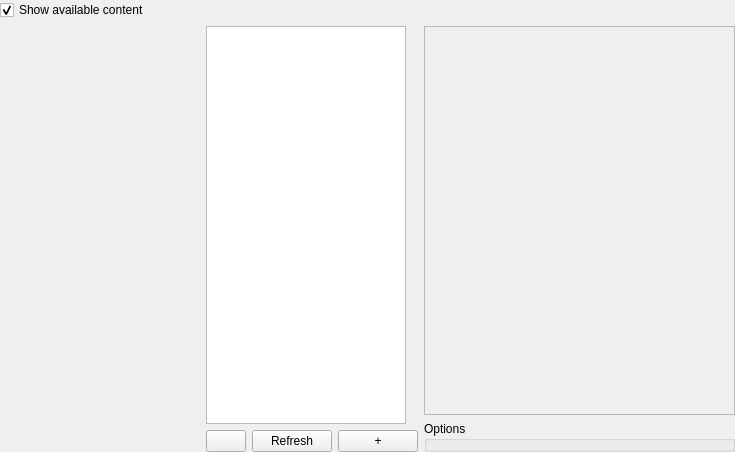
<?xml version="1.0" encoding="UTF-8"?>
<ui version="4.0">
 <class>PanelPicturePreview</class>
 <widget class="QWidget" name="PanelPicturePreview">
  <property name="geometry">
   <rect>
    <x>0</x>
    <y>0</y>
    <width>735</width>
    <height>452</height>
   </rect>
  </property>
  <property name="windowTitle">
   <string>Form</string>
  </property>
  <layout class="QGridLayout" name="gridLayout">
   <property name="leftMargin">
    <number>0</number>
   </property>
   <property name="topMargin">
    <number>0</number>
   </property>
   <property name="rightMargin">
    <number>0</number>
   </property>
   <property name="bottomMargin">
    <number>0</number>
   </property>
   <item row="0" column="0">
    <layout class="QVBoxLayout" name="verticalLayout_4" stretch="0,1">
     <item>
      <widget class="QCheckBox" name="checkBoxContent">
       <property name="text">
        <string>Show available content</string>
       </property>
       <property name="checked">
        <bool>true</bool>
       </property>
      </widget>
     </item>
     <item>
      <layout class="QHBoxLayout" name="horizontalLayout_3" stretch="0,0,1">
       <item>
        <widget class="PanelSuperList" name="widgetPanelIDs" native="true">
         <property name="minimumSize">
          <size>
           <width>200</width>
           <height>0</height>
          </size>
         </property>
         <property name="maximumSize">
          <size>
           <width>200</width>
           <height>16777215</height>
          </size>
         </property>
        </widget>
       </item>
       <item>
        <layout class="QVBoxLayout" name="verticalLayout" stretch="1,0">
         <item>
          <widget class="WidgetSuperTree" name="treeViewAvailableContent">
           <property name="minimumSize">
            <size>
             <width>200</width>
             <height>0</height>
            </size>
           </property>
           <property name="maximumSize">
            <size>
             <width>200</width>
             <height>16777215</height>
            </size>
           </property>
           <attribute name="headerVisible">
            <bool>false</bool>
           </attribute>
          </widget>
         </item>
         <item>
          <layout class="QHBoxLayout" name="horizontalLayout" stretch="1,0,1">
           <item>
            <widget class="QPushButton" name="pushButtonMove">
             <property name="maximumSize">
              <size>
               <width>16777215</width>
               <height>22</height>
              </size>
             </property>
             <property name="text">
              <string/>
             </property>
             <property name="icon">
              <iconset resource="../ressources.qrc">
               <normaloff>:/icons/Ressources/big_arrow_left.png</normaloff>:/icons/Ressources/big_arrow_left.png</iconset>
             </property>
            </widget>
           </item>
           <item>
            <widget class="QPushButton" name="pushButtonRefresh">
             <property name="text">
              <string>Refresh</string>
             </property>
            </widget>
           </item>
           <item>
            <widget class="QPushButton" name="pushButtonAdd">
             <property name="maximumSize">
              <size>
               <width>16777215</width>
               <height>22</height>
              </size>
             </property>
             <property name="text">
              <string>+</string>
             </property>
            </widget>
           </item>
          </layout>
         </item>
        </layout>
       </item>
       <item>
        <layout class="QVBoxLayout" name="verticalLayout_2" stretch="0,0">
         <item>
          <widget class="QScrollArea" name="scrollArea">
           <property name="widgetResizable">
            <bool>true</bool>
           </property>
           <widget class="WidgetPicturePreview" name="widgetPreview">
            <property name="geometry">
             <rect>
              <x>0</x>
              <y>0</y>
              <width>311</width>
              <height>372</height>
             </rect>
            </property>
           </widget>
          </widget>
         </item>
         <item>
          <widget class="QGroupBox" name="groupBox">
           <property name="title">
            <string>Options</string>
           </property>
          </widget>
         </item>
        </layout>
       </item>
      </layout>
     </item>
    </layout>
   </item>
  </layout>
 </widget>
 <customwidgets>
  <customwidget>
   <class>PanelSuperList</class>
   <extends>QWidget</extends>
   <header>panelsuperlist.h</header>
   <container>1</container>
  </customwidget>
  <customwidget>
   <class>WidgetPicturePreview</class>
   <extends>QWidget</extends>
   <header>widgetpicturepreview.h</header>
   <container>1</container>
  </customwidget>
  <customwidget>
   <class>WidgetSuperTree</class>
   <extends>QTreeView</extends>
   <header>widgetsupertree.h</header>
  </customwidget>
 </customwidgets>
 <resources>
  <include location="../ressources.qrc"/>
 </resources>
 <connections/>
</ui>
